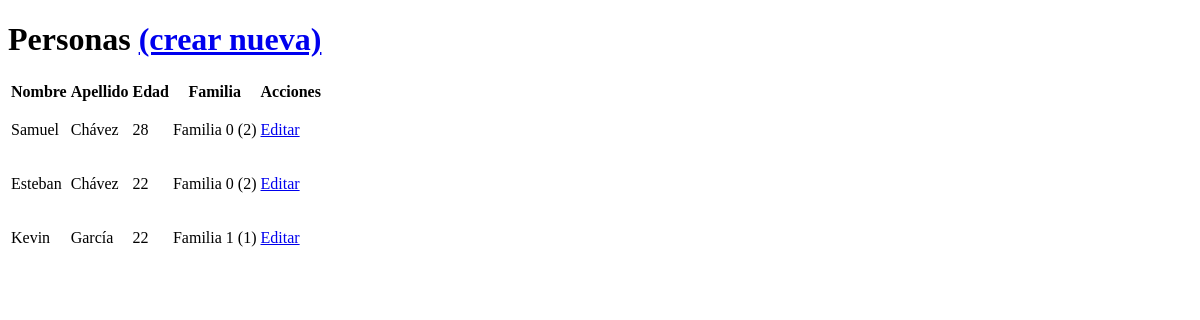
The app's page /families/list_people/, older data.
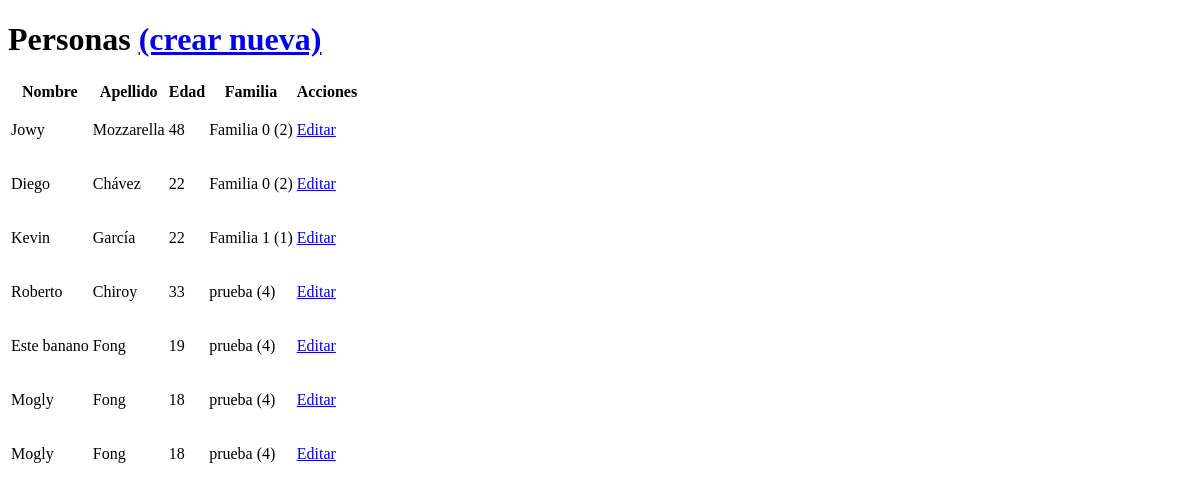
The same page, newer data.
### families/models.py (models this page shows, shortened)
class Persona(models.Model):
    nombre = models.CharField(
        max_length=250,
        null=False,
        blank=True)
    apellido = models.CharField(
        max_length=250,
        null=False,
        blank=True)
    edad = models.IntegerField(
        default=0,
        null=False,
        blank=True)
    familia = models.ForeignKey(
        Familia,
        null=False,
        on_delete=models.CASCADE)

class Familia(models.Model):
    nombre = models.CharField(
        max_length=250,
        null=False,
        blank=True)
    pais = models.ForeignKey(
        Pais,
        on_delete=models.CASCADE,
        null=True)
    def __unicode__(self):
        return "%s (%s)" % (
            self.nombre,
            self.persona_set.count())

### families/views.py (the view)
def list_people(request):
    people = Persona.objects.all()
    return render(
        request,
        'families/list_people.html',
        {
            'people': people
        }
    )

### families/templates/families/list_people.html (shortened to what this page needs)
{% extends "base.html" %}
{% block body %}
  <h1>Personas <a href="{% url 'families_new_person' %}">(crear nueva)</a></h1>
  <table>
    <thead>
      <th>Nombre</th>
      <th>Apellido</th>
      <th>Edad</th>
      <th>Familia</th>
      <th>Acciones</th>
    </thead>
  {% for persona in people %}
    <tr>
      <td>{{ persona.nombre }}</td>
      <td>{{ persona.apellido }}</td>
      <td>{{ persona.edad }}</td>
      <td>{{ persona.familia }}</td>
      <td><p><a href="{% url 'families_edit_person' persona.pk %}">Editar</a></p></td>
    </tr>
  {% endfor %}
  </table>
{% endblock %}

### families/templates/base.html (shortened to what this page needs)
<!DOCTYPE html>
<html>
<head>
</head>
<body>
  {% block body %}
  {% endblock %}
</body>
</html>

Row changes from the older to the newer data that the page shows:
changed Persona: nombre "Samuel" → "Jowy"; apellido "Chávez" → "Mozzarella"; edad "28" → "48"
changed Persona "Chávez": nombre "Esteban" → "Diego"
added Persona: nombre "Roberto", apellido "Chiroy", edad "33", familia "prueba (4)"
added Persona: nombre "Este banano", apellido "Fong", edad "19", familia "prueba (4)"
added Persona: nombre "Mogly", apellido "Fong", edad "18", familia "prueba (4)"
added Persona: nombre "Mogly", apellido "Fong", edad "18", familia "prueba (4)"
